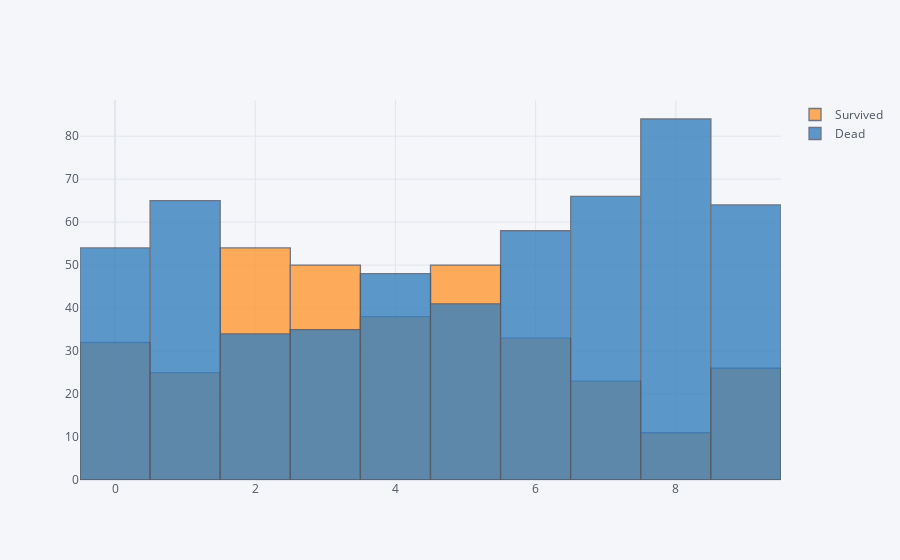

Write notebook code for a chart like this one.
### Code cell
import chart_studio.plotly as py
import cufflinks as cf
cf.go_offline(connected=True)
train = df[:ntrain]
survived = train[train['Survived'] == 1]['Ticket_Num_Cut']
dead = train[train['Survived'] == 0]['Ticket_Num_Cut']
df_temp1 = pd.concat([survived, dead], axis=1, keys=['Survived', 'Dead'])
df_temp1.iplot(kind='histogram')

### Figure 1 — Plotly figure (JSON) as saved in the notebook; plotly's stock layout.template omitted (floating-point values rounded to 4 significant figures; data arrays with more than 128 entries replaced by an {"elided": "..."} marker saying what was removed)
{"data": [{"histfunc": "count", "histnorm": "", "marker": {"color": "rgba(255, 153, 51, 1.0)", "line": {"color": "#4D5663", "width": 1.3}}, "name": "Survived", "opacity": 0.8, "orientation": "v", "x": {"elided": "891 float values"}, "type": "histogram"}, {"histfunc": "count", "histnorm": "", "marker": {"color": "rgba(55, 128, 191, 1.0)", "line": {"color": "#4D5663", "width": 1.3}}, "name": "Dead", "opacity": 0.8, "orientation": "v", "x": {"elided": "891 float values"}, "type": "histogram"}], "layout": {"barmode": "overlay", "legend": {"bgcolor": "#F5F6F9", "font": {"color": "#4D5663"}}, "paper_bgcolor": "#F5F6F9", "plot_bgcolor": "#F5F6F9", "title": {"font": {"color": "#4D5663"}}, "xaxis": {"gridcolor": "#E1E5ED", "showgrid": true, "tickfont": {"color": "#4D5663"}, "title": {"font": {"color": "#4D5663"}, "text": ""}, "zerolinecolor": "#E1E5ED"}, "yaxis": {"gridcolor": "#E1E5ED", "showgrid": true, "tickfont": {"color": "#4D5663"}, "title": {"font": {"color": "#4D5663"}, "text": ""}, "zerolinecolor": "#E1E5ED"}}}
